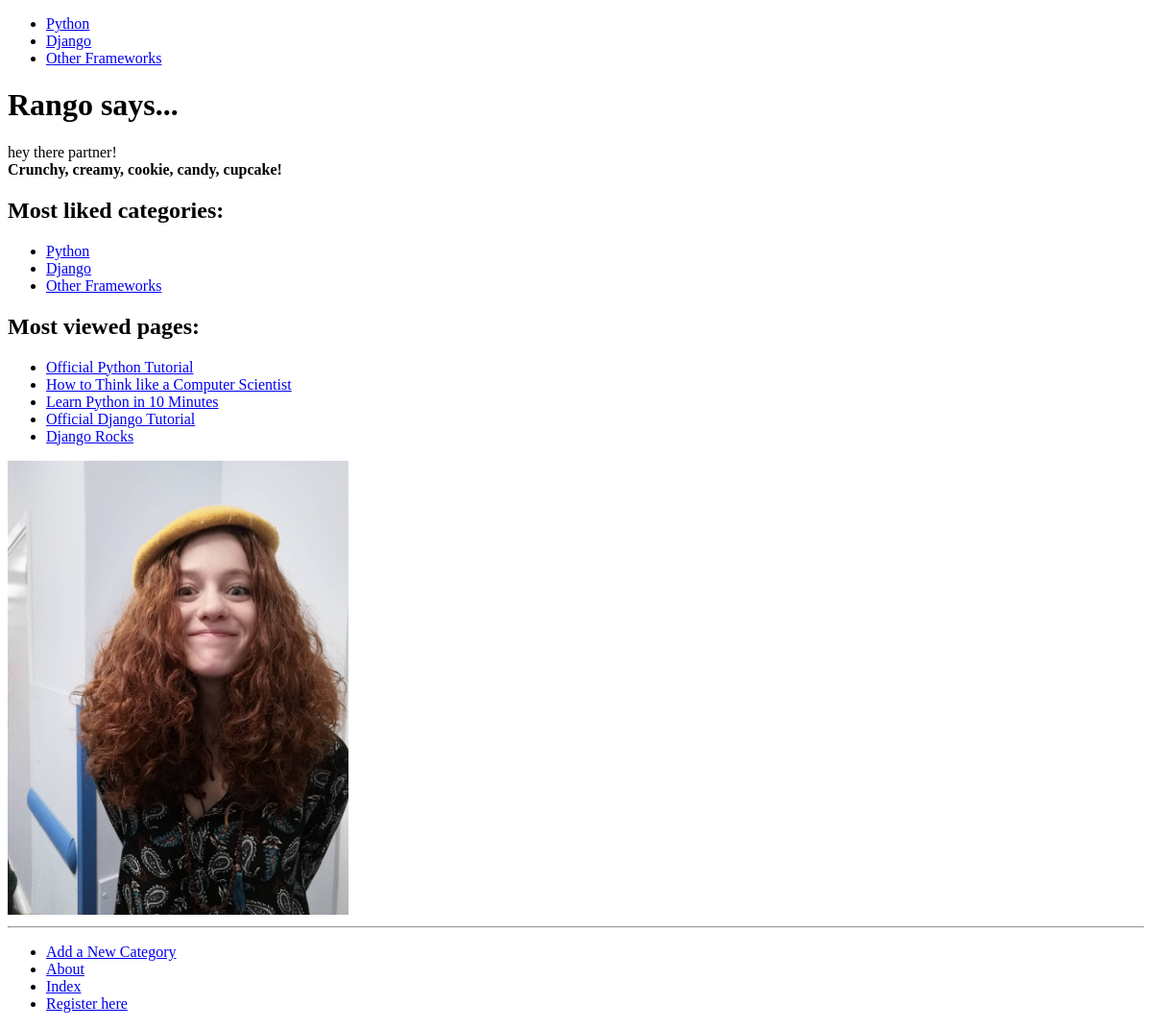
The app's page /, older data.
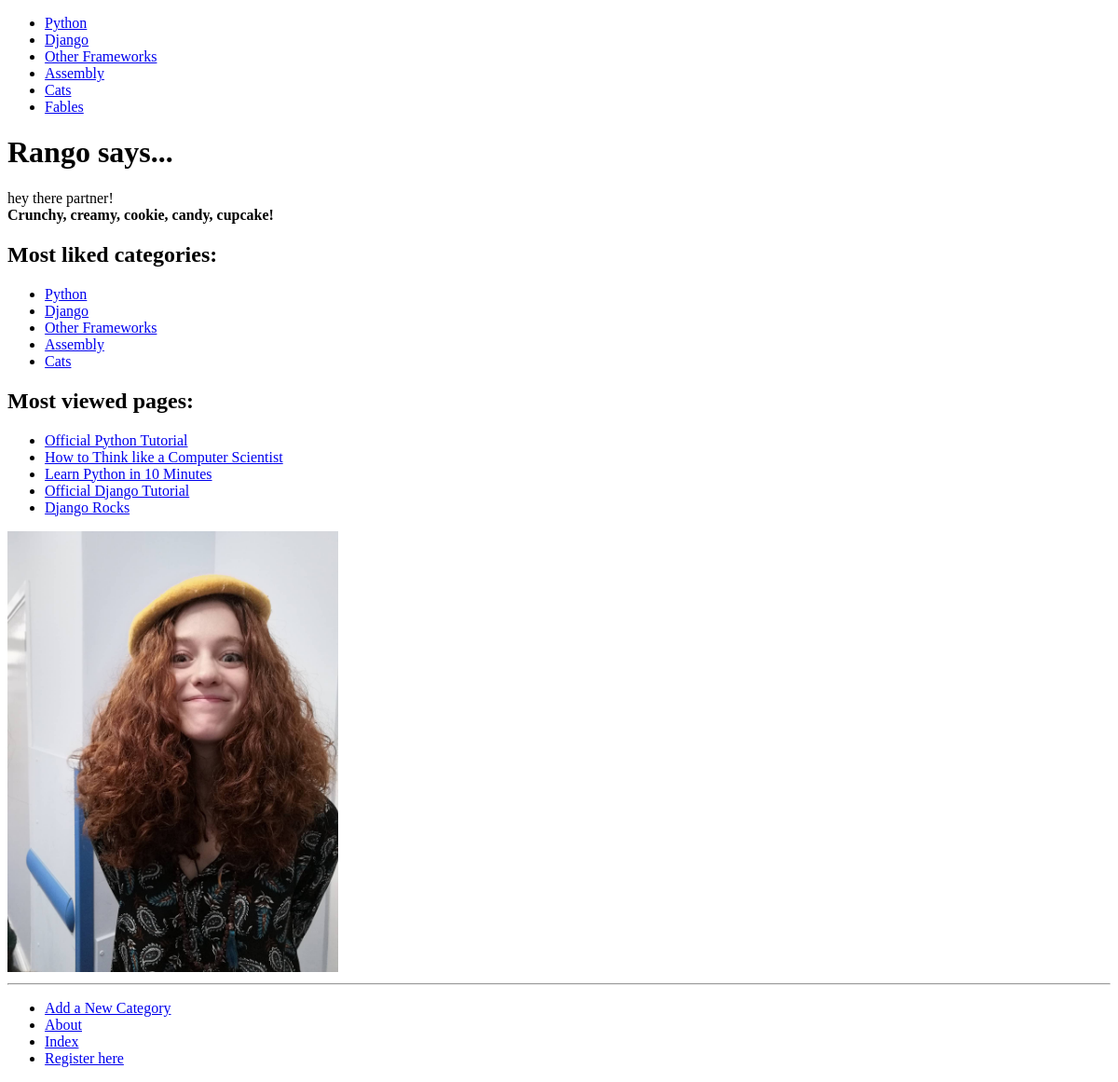
The same page, newer data.
### rango/models.py (models this page shows, shortened)
class Category(models.Model):
    name = models.CharField(max_length=128, unique=True)
    views = models.IntegerField(default=0)
    likes = models.IntegerField(default=0)
    slug = models.SlugField(unique=True)
    class Meta:
        verbose_name_plural = "categories"

class Page(models.Model):
    category = models.ForeignKey(Category, on_delete=models.CASCADE)
    title = models.CharField(max_length=128)
    url = models.URLField()
    views = models.IntegerField(default=0)

### rango/views.py (the view)
# urls.py: path('', views.index, name='index'),
def index(request):
    category_list = Category.objects.order_by('-likes')[:5]
    page_list = Page.objects.order_by('-views')[:5]
    context_dict = {}
    context_dict['boldmessage'] = 'Crunchy, creamy, cookie, candy, cupcake!'
    context_dict['categories'] = category_list
    context_dict['pages'] = page_list
    return render(request, 'rango/index.html', context=context_dict)

### rango/templatetags/rango_template_tags.py (called while the page is built)
@register.inclusion_tag('rango/categories.html')
def get_category_list(current_category=None):
    return {'categories': Category.objects.all(),
            'current_category' : current_category}

### templates/rango/index.html (shortened to what this page needs)
<!DOCTYPE html>
{% extends 'rango/base.html' %}
{% load staticfiles %}
{% block body_block %}
    <h1>Rango says...</h1>
    <div>
        hey there partner! <br />
        <strong>{{ boldmessage }}</strong> <br />
    </div>
    <div>
        <h2>Most liked categories:</h2>
        {% if categories %}
            <ul>
            {% for category in categories %}
                <li>
                    <a href="{% url 'rango:show_category' category.slug %}">{{ category.name }}
                    </a>
                </li>
                {% endfor %}
            </ul>
        {% else %}
            <strong> There are no categories present </strong>
        {% endif %}
    </div>
    <div>
        <h2>Most viewed pages:</h2>
        {% if pages %}
            <ul>
            {% for page in pages %}
                <li>
                    <a href="{{ page.url }}">{{ page.title }}</a>
                </li>
            {% endfor %}
            </ul>
        {% else %}
            <strong> There are no pages present </strong>
        {% endif %}
    </div>
    <div>
        <img src="{% static 'images/rango.jpg' %}" alt="Me with a yellow hat" height="30%" width="30%">
    </div>
{% endblock %}

### templates/rango/base.html (shortened to what this page needs)
<!DOCTYPE html>
{% load rango_template_tags %}
{% load staticfiles %}
<html>
    <head>
    </head>
    <body>
        <div>
            {% block sidebar_block %}
                {% get_category_list category %}
            {% endblock %}
        </div>
        <div>
            {% block body_block %}
            {% endblock %}
        </div>
        <hr />
        <div>
            <ul>
                <li><a href="{% url 'rango:add_category' %}">Add a New Category</a></li>
                <li><a href="{% url 'rango:about' %}">About</a></li>
                <li><a href="{% url 'rango:index' %}">Index</a></li>
                <li><a href="{% url 'rango:register' %}">Register here</a></li>
            </ul>
        </div>
    </body>
</html>

### templates/rango/categories.html
<!DOCTYPE html>
<ul>
    {% if categories %}
        {% for c in categories %}
            {% if c == current_category %}
                <li>
                    <strong>
                        <a href="{% url 'rango:show_category' c.slug %}">{{ c.name }}</a>
                    </strong>
                </li>
            {% else %}
                <li>
                    <a href="{% url 'rango:show_category' c.slug %}">{{ c.name }}</a>
                </li>
            {% endif %}
        {% endfor %}
    {% else %}
        <li>
            <strong>There are no categories present.</strong>
        </li>
    {% endif %}
</ul>

Row changes from the older to the newer data that the page shows:
added Category: name "Assembly"
added Category: name "Cats"
added Category: name "Fables"
